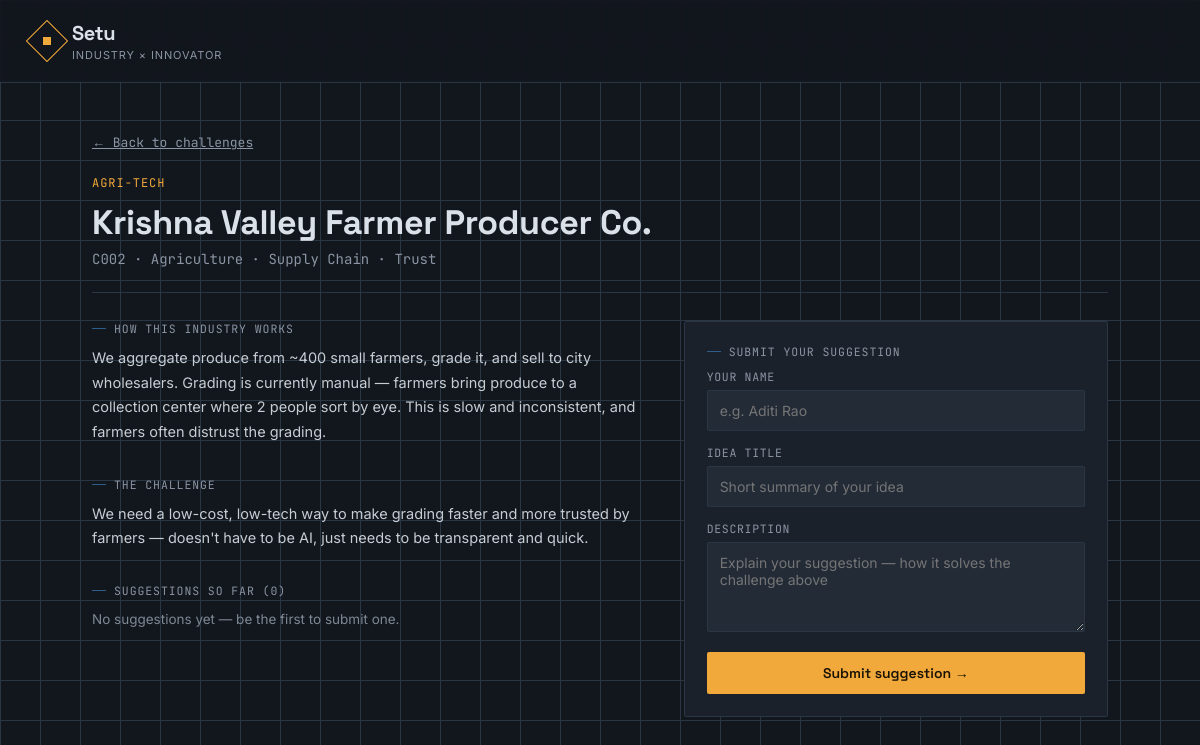
The page /challenge/c002 on the database its author committed.
### tables this page shows
CREATE TABLE challenges (
            id TEXT PRIMARY KEY,
            sector TEXT NOT NULL,
            company TEXT NOT NULL,
            workflow TEXT NOT NULL,
            challenge TEXT NOT NULL,
            tags TEXT NOT NULL
        );

### blueprints/browse.py (the view)
@browse_bp.route("/challenge/<challenge_id>")
def detail(challenge_id):
    c = db.get_challenge(challenge_id)
    if not c:
        return redirect(url_for("browse.browse"))
    suggestions = db.get_suggestions(challenge_id)
    return render_template("detail.html", c=c, suggestions=suggestions)

### db.py (called while the page is built)
def get_db():
    conn = sqlite3.connect(DB_PATH)
    conn.row_factory = sqlite3.Row
    return conn

def get_challenge(challenge_id):
    conn = get_db()
    row = conn.execute("SELECT * FROM challenges WHERE id = ?", (challenge_id,)).fetchone()
    conn.close()
    if not row:
        return None
    d = dict(row)
    d["tags"] = json.loads(d["tags"])
    return d

def get_suggestions(challenge_id=None):
    conn = get_db()
    if challenge_id:
        rows = conn.execute(
            "SELECT * FROM suggestions WHERE challenge_id = ? ORDER BY created_at DESC", (challenge_id,)
        ).fetchall()
    else:
        rows = conn.execute("SELECT * FROM suggestions ORDER BY created_at DESC").fetchall()
    conn.close()
    return [dict(r) for r in rows]

### templates/detail.html
{% extends "base.html" %}
{% block content %}
<a href="{{ url_for('browse.browse') }}" class="back-link">← Back to challenges</a>
<div class="detail-header">
  <div class="sector">{{ c['sector'] }}</div>
  <h1 class="display">{{ c['company'] }}</h1>
  <div class="company mono">{{ c['id'].upper() }} · {{ c['tags']|join(' · ') }}</div>
</div>
<div class="two-col">
  <div>
    <div class="block">
      <div class="block-label">How this industry works</div>
      <p>{{ c['workflow'] }}</p>
    </div>
    <div class="block">
      <div class="block-label">The challenge</div>
      <p>{{ c['challenge'] }}</p>
    </div>
    <div class="block">
      {% include "_suggestion_list.html" %}
    </div>
  </div>
  <div>
    <div class="form-panel">
      {% include "_suggestion_form.html" %}
    </div>
  </div>
</div>
{% endblock %}

### static/css/shared.css (style rules this page uses)
:root { --bg:#12161d; --surface:#1b212b; --surface-2:#232b37; --line:#2f5d8a; --line-soft:#2a3644; --accent:#f2a93b; --accent-soft:#f2a93b22; --text:#dbe1e8; --text-dim:#8b95a3; --good:#4fa87a; --good-soft:#4fa87a22; }
* { box-sizing:border-box; margin:0; padding:0; }
html,body { height:100%; }
body { background: linear-gradient(var(--line-soft) 1px, transparent 1px) 0 0/40px 40px, linear-gradient(90deg, var(--line-soft) 1px, transparent 1px) 0 0/40px 40px, var(--bg); background-attachment:fixed; color:var(--text); font-family:'Inter', sans-serif; min-height:100vh; -webkit-font-smoothing:antialiased; }
.mono { font-family:'JetBrains Mono', monospace; }
.display { font-family:'Space Grotesk', sans-serif; }

### static/css/person3-browse.css (style rules this page uses)
.back-link { font-family:'JetBrains Mono'; font-size:13px; color:var(--text-dim); cursor:pointer; display:inline-flex; align-items:center; gap:6px; margin-bottom:24px; }
.detail-header { border-bottom:1px solid var(--line-soft); padding-bottom:24px; margin-bottom:28px; }
.detail-header .sector { font-family:'JetBrains Mono'; font-size:12px; color:var(--accent); text-transform:uppercase; letter-spacing:0.08em; }
.detail-header h1 { font-family:'Space Grotesk'; font-size:34px; margin:10px 0 6px; letter-spacing:-0.01em; }
.detail-header .company { color:var(--text-dim); font-size:14px; }
.two-col { display:grid; grid-template-columns:1.3fr 1fr; gap:40px; }
.block-label { font-family:'JetBrains Mono'; font-size:11.5px; color:var(--text-dim); text-transform:uppercase; letter-spacing:0.08em; margin-bottom:10px; display:flex; align-items:center; gap:8px; }
.block-label::before { content:''; width:14px; height:1px; background:var(--line); }
.block { margin-bottom:32px; }
.block p { font-size:14.5px; line-height:1.7; color:var(--text); opacity:0.9; }

### static/css/person4-forms.css (style rules this page uses)
.form-panel { background:var(--surface); border:1px solid var(--line-soft); padding:22px; border-radius:2px; }

### rows shown on the page
challenges: sector "AGRI-TECH", company "Krishna Valley Farmer Producer Co.", id "C002", workflow "We aggregate produce from ~400 small farmers, grade it, and sell to city wholesalers. Grading is currently manual — farmers bring produce to a collection center where 2 people sort by eye. This is slow and inconsistent, and farmers often distrust the grading.", challenge "We need a low-cost, low-tech way to make grading faster and more trusted by farmers — doesn't have to be AI, just needs to be transparent and quick."

### other values the page prints
{{ c['tags']|join(' · ') }} "Agriculture · Supply Chain · Trust"
{{ suggestions|length }} "0"
